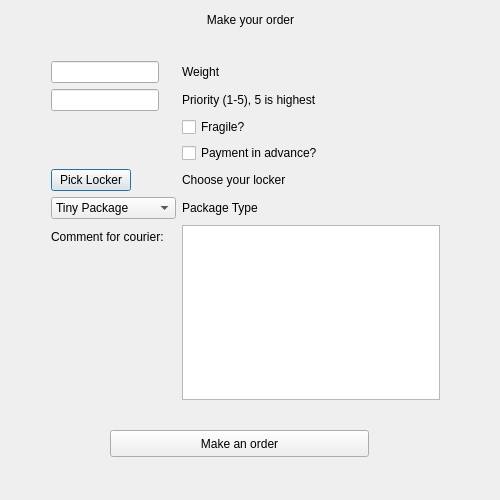
<?xml version="1.0" encoding="UTF-8"?>
<ui version="4.0">
 <class>OrderDialog</class>
 <widget class="QDialog" name="OrderDialog">
  <property name="geometry">
   <rect>
    <x>0</x>
    <y>0</y>
    <width>500</width>
    <height>500</height>
   </rect>
  </property>
  <property name="minimumSize">
   <size>
    <width>500</width>
    <height>500</height>
   </size>
  </property>
  <property name="maximumSize">
   <size>
    <width>500</width>
    <height>500</height>
   </size>
  </property>
  <property name="windowTitle">
   <string>Dialog</string>
  </property>
  <widget class="QWidget" name="formLayoutWidget">
   <property name="geometry">
    <rect>
     <x>40</x>
     <y>50</y>
     <width>411</width>
     <height>361</height>
    </rect>
   </property>
   <layout class="QFormLayout" name="formLayout">
    <item row="0" column="0">
     <widget class="QLineEdit" name="lineEdit"/>
    </item>
    <item row="0" column="1">
     <widget class="QLabel" name="label">
      <property name="text">
       <string>Weight</string>
      </property>
     </widget>
    </item>
    <item row="1" column="0">
     <widget class="QLineEdit" name="lineEdit_2"/>
    </item>
    <item row="1" column="1">
     <widget class="QLabel" name="label_2">
      <property name="text">
       <string>Priority (1-5), 5 is highest</string>
      </property>
     </widget>
    </item>
    <item row="2" column="1">
     <widget class="QCheckBox" name="checkBox">
      <property name="text">
       <string>Fragile?</string>
      </property>
     </widget>
    </item>
    <item row="3" column="1">
     <widget class="QCheckBox" name="checkBox_2">
      <property name="text">
       <string>Payment in advance?</string>
      </property>
     </widget>
    </item>
    <item row="4" column="0">
     <widget class="QPushButton" name="pushButton_2">
      <property name="text">
       <string>Pick Locker</string>
      </property>
     </widget>
    </item>
    <item row="4" column="1">
     <widget class="QLabel" name="label_3">
      <property name="text">
       <string>Choose your locker</string>
      </property>
     </widget>
    </item>
    <item row="6" column="0">
     <widget class="QLabel" name="label_4">
      <property name="text">
       <string>Comment for courier:</string>
      </property>
     </widget>
    </item>
    <item row="6" column="1">
     <widget class="QTextEdit" name="textEdit"/>
    </item>
    <item row="5" column="0">
     <widget class="QComboBox" name="comboBox">
      <property name="minimumSize">
       <size>
        <width>125</width>
        <height>0</height>
       </size>
      </property>
      <item>
       <property name="text">
        <string>Tiny Package</string>
       </property>
      </item>
      <item>
       <property name="text">
        <string>Small Package</string>
       </property>
      </item>
      <item>
       <property name="text">
        <string>Medium Package</string>
       </property>
      </item>
      <item>
       <property name="text">
        <string>Large Package</string>
       </property>
      </item>
      <item>
       <property name="text">
        <string>Huge Package</string>
       </property>
      </item>
     </widget>
    </item>
    <item row="5" column="1">
     <widget class="QLabel" name="label_6">
      <property name="text">
       <string>Package Type</string>
      </property>
     </widget>
    </item>
   </layout>
  </widget>
  <widget class="QPushButton" name="pushButton">
   <property name="geometry">
    <rect>
     <x>110</x>
     <y>430</y>
     <width>259</width>
     <height>27</height>
    </rect>
   </property>
   <property name="text">
    <string>Make an order</string>
   </property>
  </widget>
  <widget class="QLabel" name="label_5">
   <property name="geometry">
    <rect>
     <x>110</x>
     <y>10</y>
     <width>281</width>
     <height>19</height>
    </rect>
   </property>
   <property name="text">
    <string>Make your order</string>
   </property>
   <property name="alignment">
    <set>Qt::AlignCenter</set>
   </property>
  </widget>
 </widget>
 <layoutdefault spacing="6" margin="11"/>
 <resources/>
 <connections/>
</ui>
